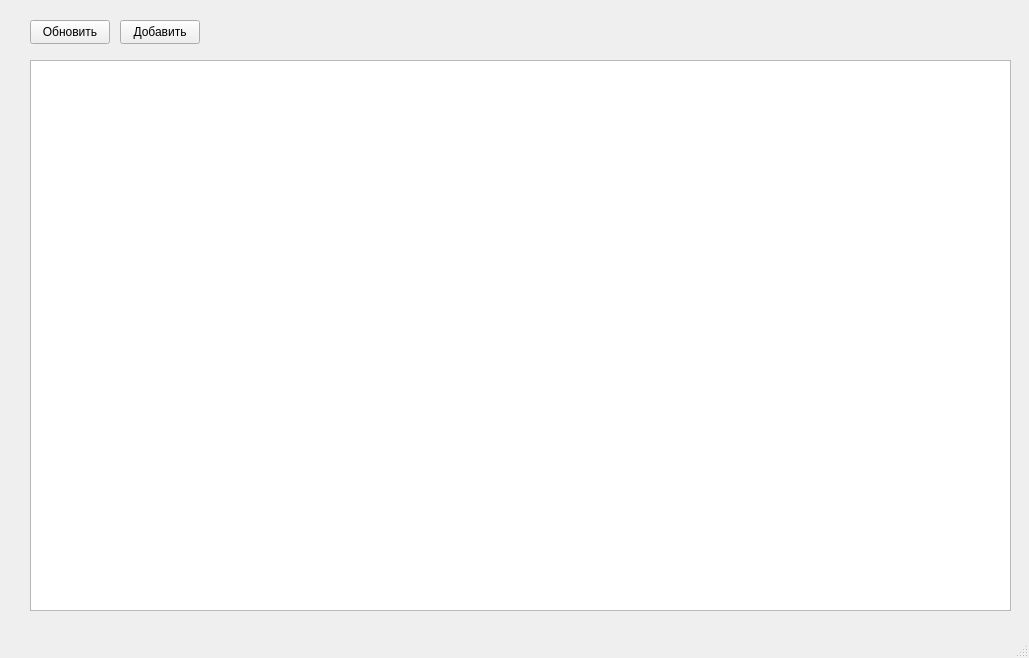
<?xml version="1.0" encoding="UTF-8"?>
<ui version="4.0">
 <class>MainWindow</class>
 <widget class="QMainWindow" name="MainWindow">
  <property name="geometry">
   <rect>
    <x>0</x>
    <y>0</y>
    <width>1029</width>
    <height>658</height>
   </rect>
  </property>
  <property name="windowTitle">
   <string>MainWindow</string>
  </property>
  <widget class="QWidget" name="centralwidget">
   <widget class="QTableView" name="requestsTableView">
    <property name="geometry">
     <rect>
      <x>30</x>
      <y>60</y>
      <width>981</width>
      <height>551</height>
     </rect>
    </property>
   </widget>
   <widget class="QPushButton" name="refreshRequestsButton">
    <property name="geometry">
     <rect>
      <x>30</x>
      <y>20</y>
      <width>80</width>
      <height>24</height>
     </rect>
    </property>
    <property name="text">
     <string>Обновить</string>
    </property>
   </widget>
   <widget class="QPushButton" name="addRequestButton">
    <property name="geometry">
     <rect>
      <x>120</x>
      <y>20</y>
      <width>80</width>
      <height>24</height>
     </rect>
    </property>
    <property name="text">
     <string>Добавить</string>
    </property>
   </widget>
  </widget>
  <widget class="QMenuBar" name="menubar">
   <property name="geometry">
    <rect>
     <x>0</x>
     <y>0</y>
     <width>1029</width>
     <height>21</height>
    </rect>
   </property>
  </widget>
  <widget class="QStatusBar" name="statusbar"/>
 </widget>
 <resources/>
 <connections/>
</ui>
